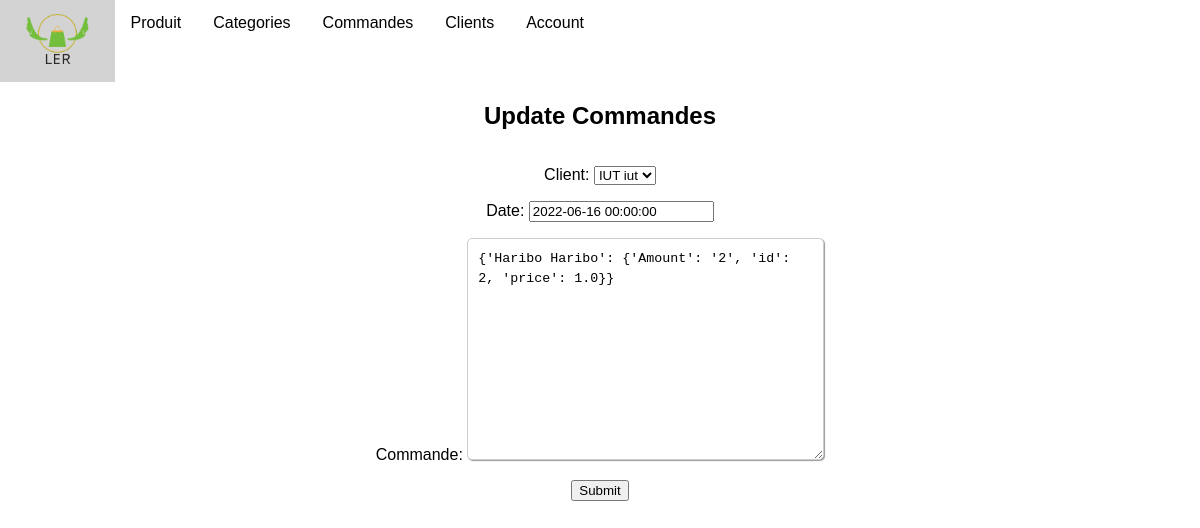
Screenshot of /employer/commandes/update/1/ with the database file from the repository.
### employer/models.py (models this page shows, shortened)
class Commandes(models.Model):
    client = models.ForeignKey(Clients,on_delete=models.CASCADE,null=False)
    date = models.DateTimeField(null=False)
    commande = models.TextField(null=False,default="{}")

### employer/views/commandes/commandes_update.py (the view)
# urls.py: path('commandes/update/<int:pk>/', CommandesUpdateView.as_view(), name='commandes_update'),
class CommandesUpdateView(UpdateView):
    model = Commandes
    fields = '__all__'
    template_name = "commandes/commandes_update.html"
    success_url = reverse_lazy('commandes_list')

### employer/models.py (called while the page is built)
    def __str__(self) -> str:
        return str(str(self.prenom).upper()+" " +str(self.nom))

### Drive/templates/commandes/commandes_update.html (shortened to what this page needs)
{% extends "main.html" %}
{% block content %}
<h2 class="form-title">Update Commandes</h2>
<form method="post">
    {{ form.as_p }}
    <input type="submit" value="Submit" />
</form>
{% endblock %}

### employer/static/css/main.css (style rules this page uses)
body { font-family: Arial, Helvetica, sans-serif; margin: 0; }
textarea { padding: 10px; max-width: 100%; line-height: 1.5; border-radius: 5px; border: 1px solid #ccc; box-shadow: 1px 1px 1px #999; }

### rows the page displays
Commandes: client "IUT iut", date "2022-06-16 00:00:00", commande "{'Haribo Haribo': {'Amount': '2', 'id': 2, 'price': 1.0}}"
